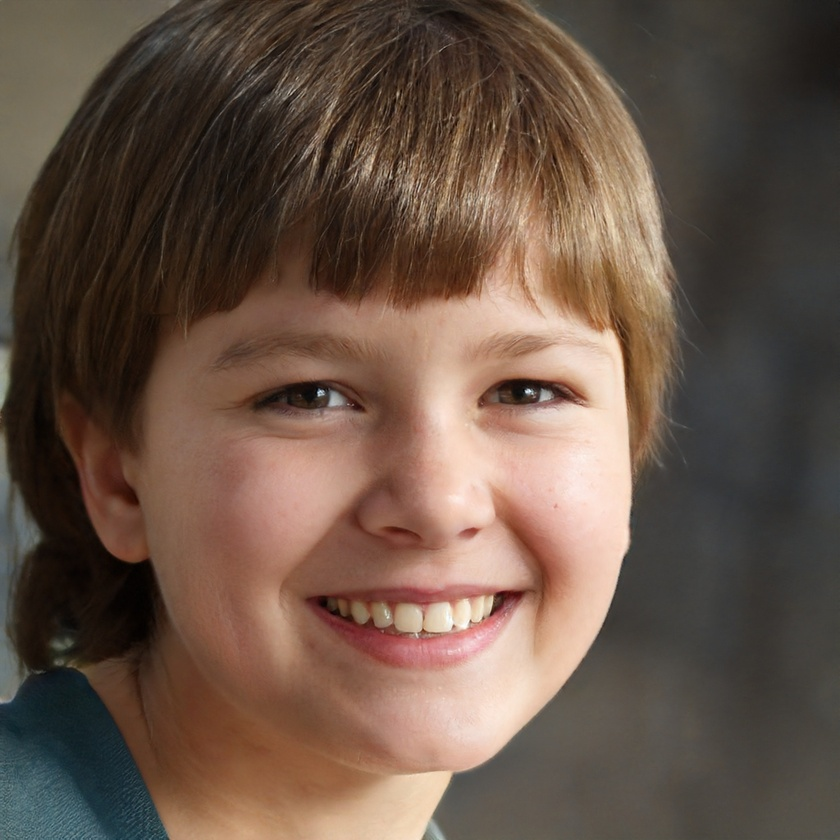
#> input picture 1612952485.jpeg, 840 x 840 px, shrunk from 1024 x 1024 before the run
$ jupyter execute Detect_face.ipynb
#> lines starting #> are read from the running program, lines starting #| are printed output that depends on the picture; after the words box and inside, x2 and y2 are one past the last pixel; in counts of white or black regions, pixels touching at a corner belong together
[cell 1]
import cv2

img_source = "1612952485.jpeg" #Need Change Name of file

img = cv2.imread(img_source)
#> img is the input picture: shape (840, 840, 3); mean B, G, R 71.1, 84, 104

cv2.imshow('OMG',img)
cv2.waitKey()
cv2.destroyAllWindows()

[cell 2]
import cv2

faceCascade = cv2.CascadeClassifier("haarcascade_frontalface_default.xml")

img_source = "1612952485.jpeg" #Need Change Name of file

img = cv2.imread(img_source)

gray = cv2.cvtColor(img, cv2.COLOR_BGR2GRAY)
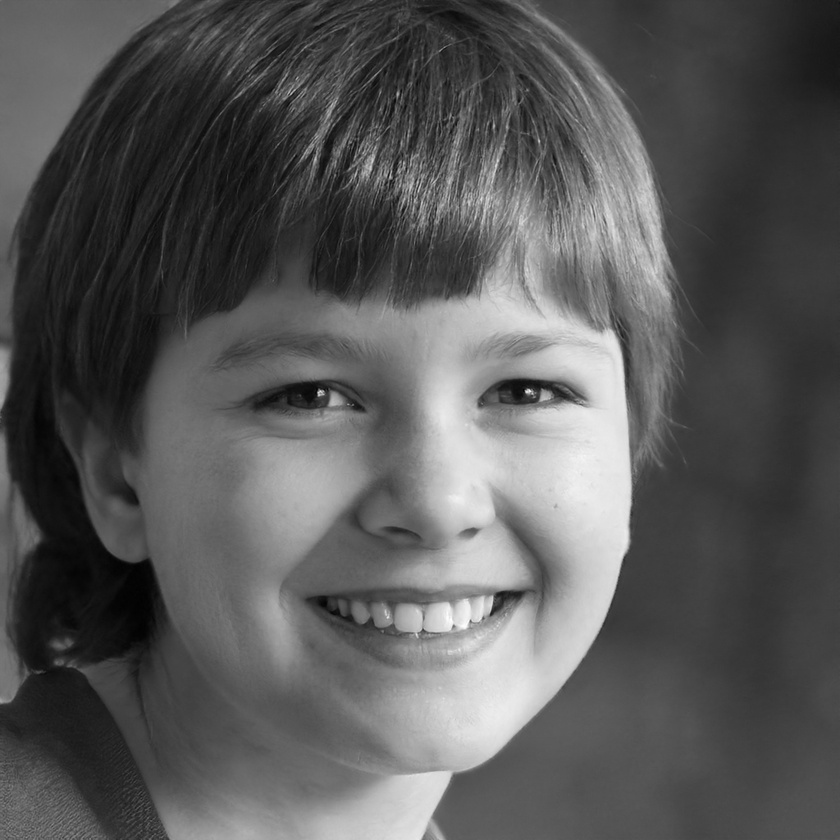
#> gray: shape (840, 840); min 1, max 255, mean 88.5

faces = faceCascade.detectMultiScale(
        gray,
        scaleFactor=1.1,
        minNeighbors=5,
        minSize=(30, 30),
)
#> faces = [[175, 195, 514, 514]]

for (x, y, w, h) in faces:
        cv2.rectangle(img, (x, y), (x+w, y+h), (0, 255, 0), 2)
#> this loop made 1 pass
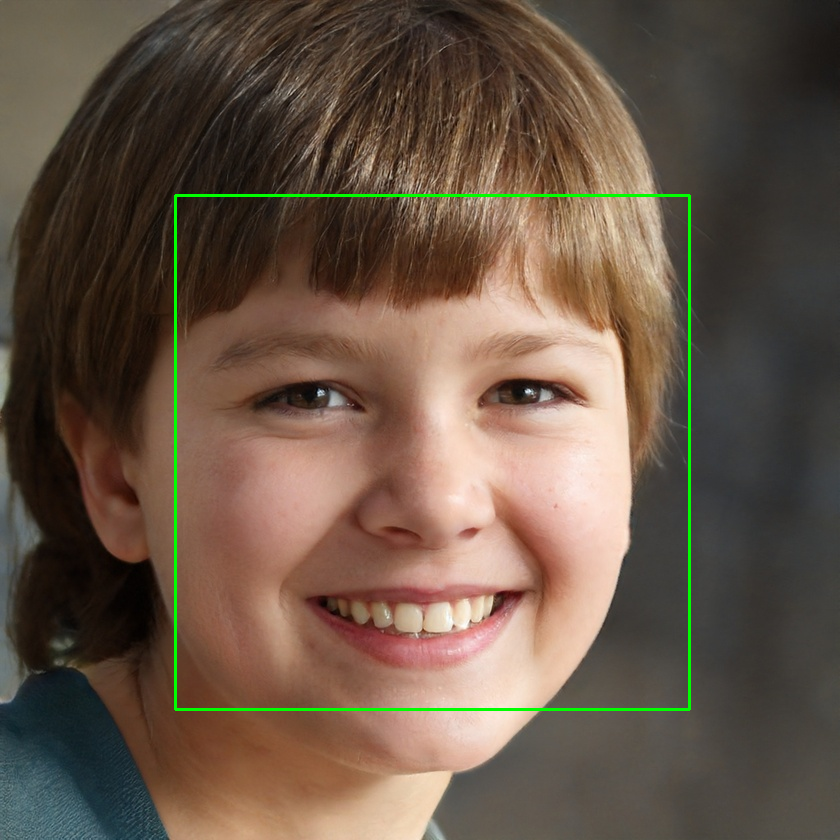
#> img: shape (840, 840, 3); 0.87% of pixels changed, all inside (x1, y1, x2, y2) = (174, 194, 691, 711)

cv2.imshow('OMG',img)
cv2.waitKey()
cv2.destroyAllWindows()

#Not_work_in_png_or_jpeg_ect
#Not_work_in_too_big_or_small_size
#Could_not_work_in_some_situation
